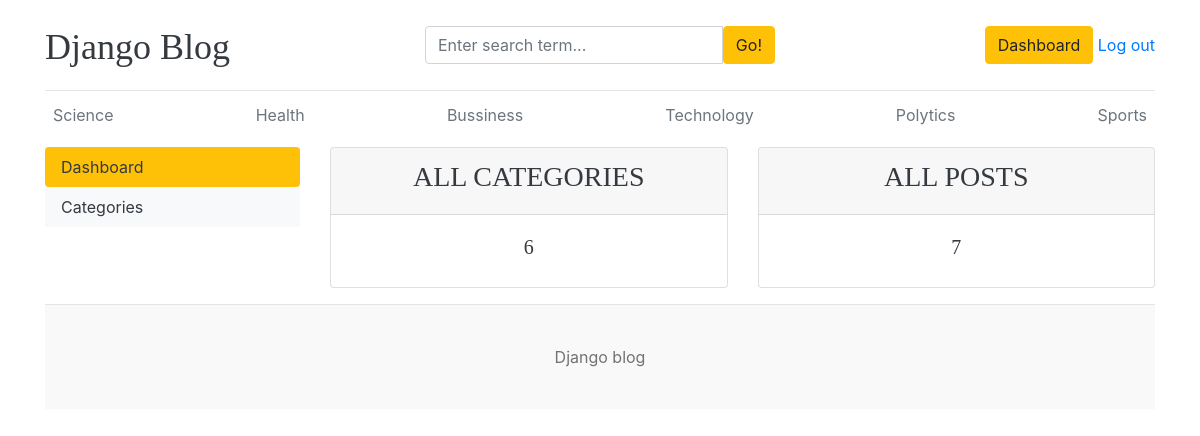
/dashboard/ (signed in), run on an earlier commit of the app's database.
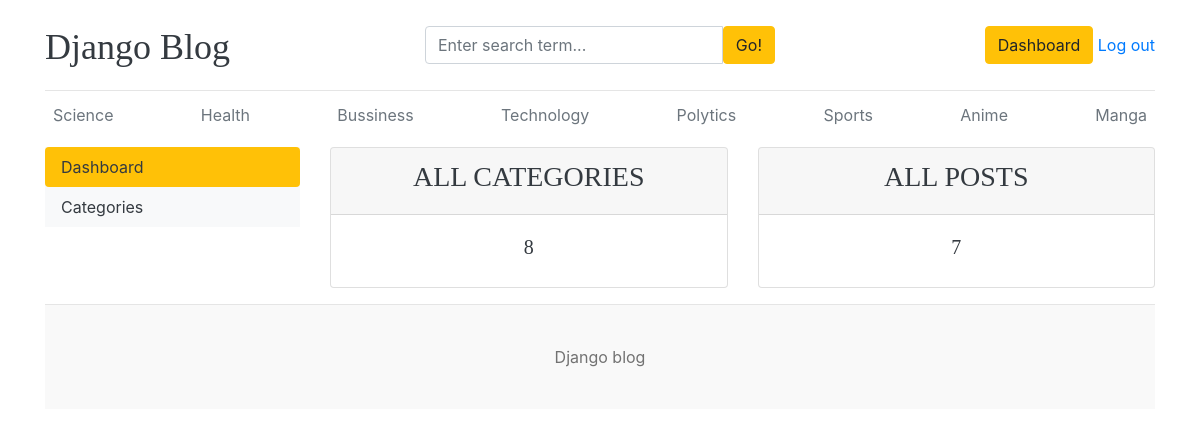
And on a later commit of the database.
### blogs/models.py (models this page shows, shortened)
class Category(models.Model):
    category_name = models.CharField(max_length=50, unique=True) # Tên danh mục, tối đa 50 ký tự, không được trùng lặp
    created_at = models.DateTimeField(auto_now_add=True)  # Thời gian tạo, tự động gán khi bản ghi được tạo lần đầu
    updated_at = models.DateTimeField(auto_now=True)      # Thời gian cập nhật, tự động cập nhật mỗi khi bản ghi được lưu
    class Meta:
        verbose_name_plural = 'Categories'

### dashboards/views.py (the view)
# urls.py: path('dashboard/', include('dashboards.urls'))
@login_required(login_url='login')
def dashboard(request):
    category_counts = Category.objects.all().count()
    blogs_counts = Blogs.objects.all().count()
    context = {
        'category_counts' : category_counts,
        'blogs_counts': blogs_counts
    }
    return render(request, 'dashboard/dashboard.html', context)

### blogs/context_processors.py (called while the page is built)
def get_categories(request):
    categories = Category.objects.all()
    return dict(categories = categories)

### templates/dashboard/dashboard.html
{% extends '../base/base.html' %}
{% block content %}
<div class="row">
    {% include './leftsidebar.html' %}
    <div class="col-md-9">
        <div class="row">
            <div class="col">
                <div class="card border-default mb-3">
                    <div class="card-header text-center text-uppercase font-weight-bold">
                        <h3 class="text-dark">All Categories</h3>
                    </div>
                    <div class="card-body text-dark">
                        <h5 class="cart-title text-center">{{ category_counts }}</h5>
                    </div>
                </div>
            </div>
            <div class="col">
                <div class="card border-default mb-3">
                    <div class="card-header text-center text-uppercase font-weight-bold">
                        <h3 class="text-dark">All Posts</h3>
                    </div>
                    <div class="card-body text-dark">
                        <h5 class="cart-title text-center">{{ blogs_counts }}</h5>
                    </div>
                </div>
            </div>
        </div>
    </div>
</div>
{% endblock %}

### templates/base/header.html (shortened to what this page needs)
{% load static %}
<!DOCTYPE html>
<html lang="en">
<head>
    <link href="https://getbootstrap.com/docs/4.0/dist/css/bootstrap.min.css" rel="stylesheet">
    <link href="{% static 'css/blog.css' %}" rel="stylesheet">
    <link rel="stylesheet" href="https://cdnjs.cloudflare.com/ajax/libs/font-awesome/4.7.0/css/font-awesome.min.css">
  </head>
<body>
    <div class="container">
      <header class="blog-header py-3">
        <div class="row flex-nowrap justify-content-between align-items-center">
          <div class="col-4 pt-1">
            <a class="blog-header-logo text-dark" href="/">Django Blog</a>
          </div>
          <div class="col-4">
            <form action="{% url 'search' %}" method="GET">
              <div class="input-group">
                <input class="form-control" name="keyword" type="text" placeholder="Enter search term..." aria-label="Enter search term..." aria-describedby="button-search" />
                <button type="submit" class="btn btn-warning" id="button-search" type="button">Go!</button>
            </div>
            </form>
          </div>
          <div class="col-4 d-flex justify-content-end align-items-center">
            {% if not user.is_authenticated %}
            <a class="btn btn-sm btn-warning" href="{% url 'login' %}">Log in</a> &nbsp;
            <a class="btn btn-sm btn-outline-secondary" href="{% url 'register' %}">Register</a>
            {% else %}
            <span><a href="{% url 'dashboard' %}" class="btn btn-warning">Dashboard</a></span> &nbsp;
            <span><a href="{% url 'logout' %}">Log out</a></span>
            {% endif %}
          </div>
        </div>
      </header>
      <div class="nav-scroller py-1 mb-2">
        <nav class="nav d-flex justify-content-between">
          {% for cat in categories %}
          <a class="p-2 text-muted" href="{% url 'posts_by_category' cat.id %}">{{ cat.category_name }}</a>
          {% endfor %}
        </nav>
      </div>

What changed in the data, as far as the page shows it:
added Category: category_name "Anime"
added Category: category_name "Manga"
Also different on the page:
{{ category_counts }}: "6" → "8"
